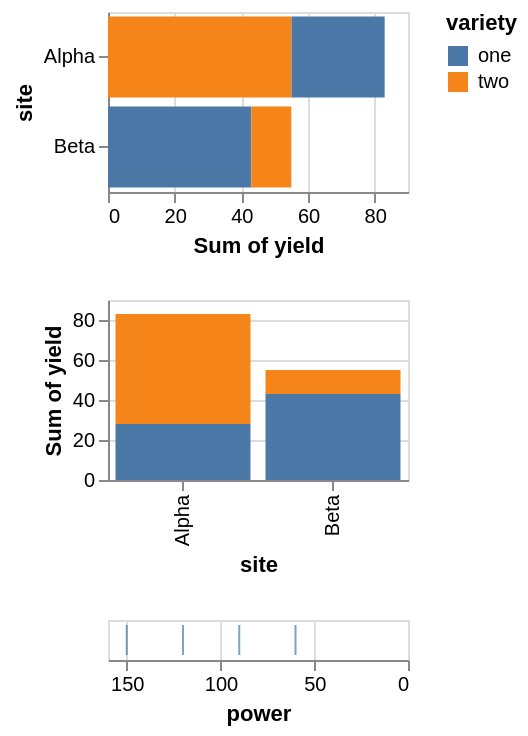

Describe this chart as a Vega-Lite specification.
### Vega-Lite specification from a JSON file in a GitHub repository (floating-point values rounded to 4 significant figures)
{"$schema": "https://vega.github.io/schema/vega-lite/v5.json", "description": "A stack ordered by a column of its own, one ordered only by direction, and an axis running backwards.", "data": {"values": [{"site": "Alpha", "variety": "one", "yield": 28, "rank": 3, "power": 120}, {"site": "Alpha", "variety": "two", "yield": 55, "rank": 1, "power": 90}, {"site": "Beta", "variety": "one", "yield": 43, "rank": 2, "power": 150}, {"site": "Beta", "variety": "two", "yield": 12, "rank": 4, "power": 60}]}, "vconcat": [{"width": 150, "height": 90, "mark": "bar", "encoding": {"y": {"field": "site", "type": "nominal"}, "x": {"aggregate": "sum", "field": "yield"}, "color": {"field": "variety", "type": "nominal"}, "order": {"aggregate": "sum", "field": "rank", "type": "quantitative"}}}, {"width": 150, "height": 90, "mark": "bar", "encoding": {"x": {"field": "site", "type": "nominal"}, "y": {"aggregate": "sum", "field": "yield"}, "color": {"field": "variety", "type": "nominal"}, "order": {"sort": "ascending"}}}, {"width": 150, "mark": "tick", "encoding": {"x": {"field": "power", "type": "quantitative", "sort": "descending"}}}]}
